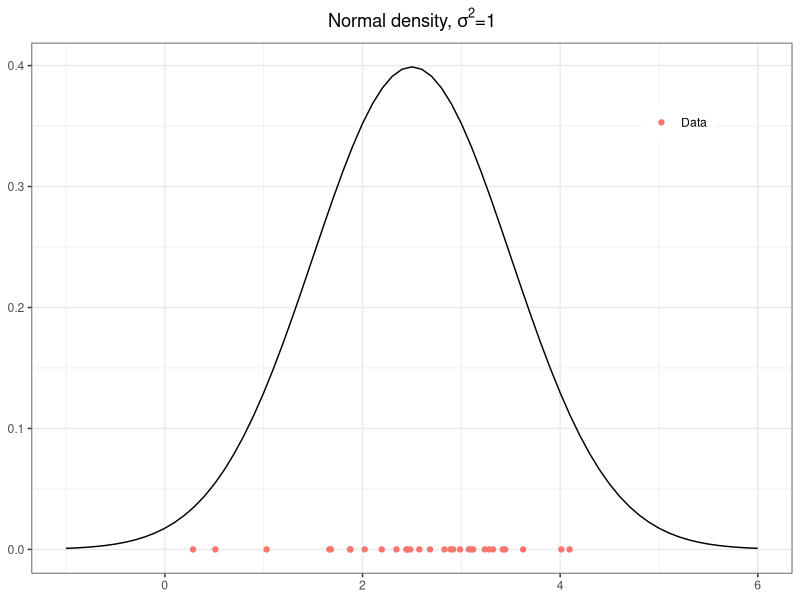
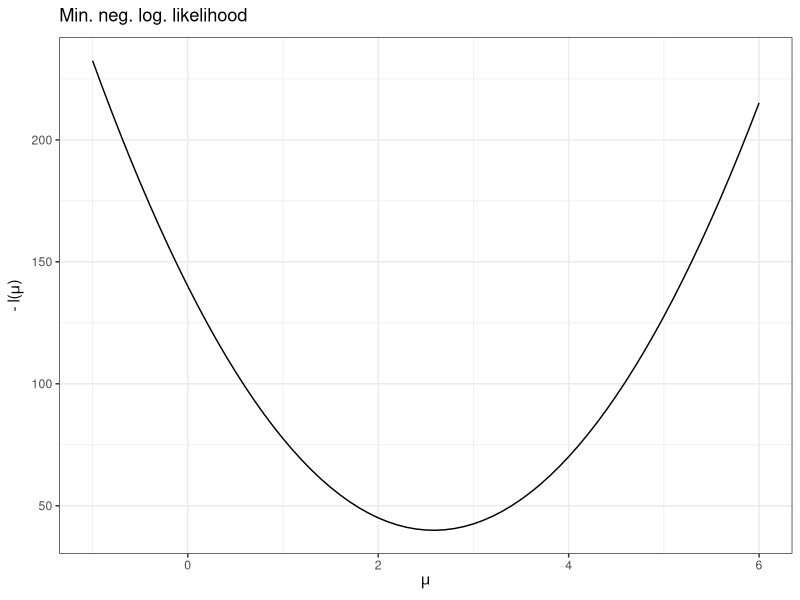
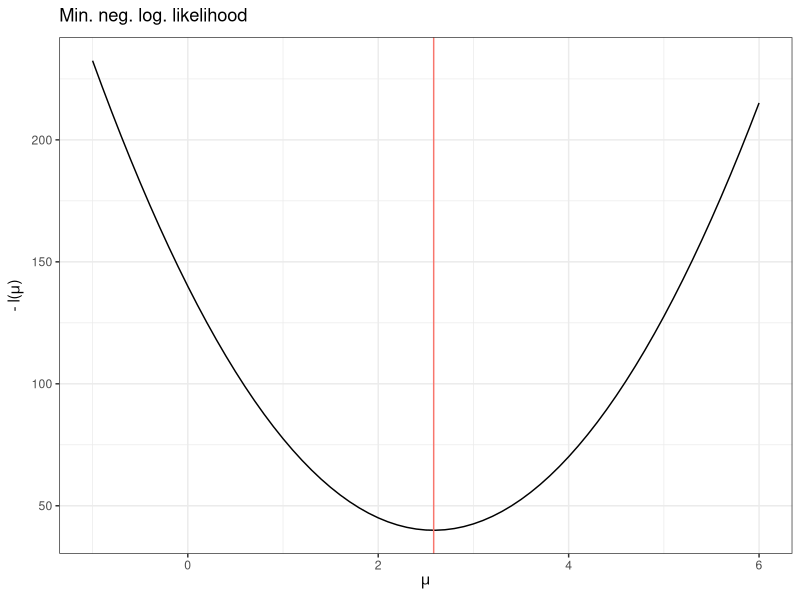

Here is the R script that generated these plots, in order:
# ------------------------------------------------------------------------------
# optimization problems

# FIG: normal density and neg log likelihood for mu.
# ------------------------------------------------------------------------------

set.seed(1L)

library(ggplot2)

# ------------------------------------------------------------------------------

# Artificial data (for plotting)
x <- seq(-1, 6, 0.1)

# Observed data 
xi = rnorm(30, mean=2.5, sd = 1)
n <- length(xi)

y <- dnorm(x, mean=2.5, sd=1)
data <- data.frame(x, y)
p1 <- ggplot(data=data, mapping=aes(x=x, y=y)) + geom_line() +
  ylab(expression(paste('f(x | ',mu,', ',sigma,')'))) +
  ggtitle(expression(paste('Normal density, ',sigma^2,'=1'))) 

p1 = p1 + geom_point(data = data.frame(x = xi, y = 0, Type = "Data"), aes(x = x, y = y, colour = Type))
p1 = p1 + theme_bw()
p1 = p1 + theme(legend.position = c(0.85, 0.85), plot.title = element_text(hjust = 0.5), title = element_blank(), legend.key = element_rect(fill = alpha("white", 0.0)))
if (interactive()) print(p1)
ggsave("../figure/ml_normal_example_dnorm.pdf", p1, width = 3, height = 3)


# generate data for different mu, sigma^2 is always = 1
mus <- seq(-1, 6, 0.1)
out = lapply(mus, function(mu) {
  (n / 2 * log(2 * pi)) + (1 / 2) * sum((xi - mu)^2)
})
out = unlist(out)

p2 <- ggplot(data=data.frame(x = mus, y = out), mapping=aes(x=x, y=y)) + geom_line() +
  xlab(expression(mu)) + ylab(expression(paste('- l(', mu, ')'))) +
  ggtitle(expression(paste('Min. neg. log. likelihood'))) +
  theme(plot.title = element_text(hjust = 0.5)) + theme_bw()
if (interactive()) print(p2)

ggsave("../figure/ml_normal_example_negloglike_nooptim.pdf", p2, width = 3, height = 3)

p2 = p2 + geom_vline(mapping=aes(xintercept=mean(xi)), colour = "#f8766d") 
if (interactive()) print(p2)
ggsave("../figure/ml_normal_example_negloglike.pdf", p2, width = 3, height = 3)
